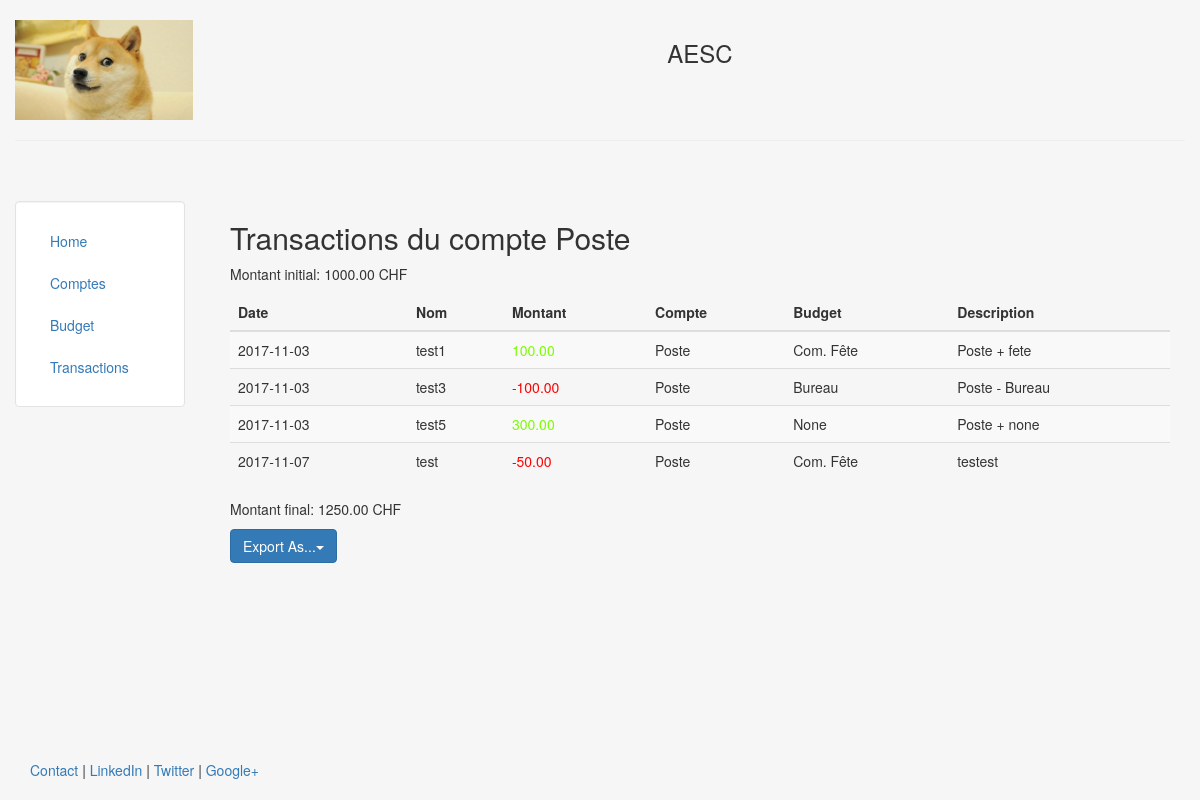
/compte/1, run on the app's committed database.
### compta/models.py (models this page shows, shortened)
class Compte(models.Model):
    nom = models.CharField(max_length = 140)
    somme_depart = models.DecimalField( max_digits=11, decimal_places=2)
    somme_actuelle = models.DecimalField(max_digits=11, decimal_places=2)
    def __str__(self):
        return self.nom

class Transaction(models.Model):
    nom = models.CharField(max_length=140)
    somme = models.DecimalField(max_digits=11, decimal_places=2)
    compte = models.ForeignKey(Compte, on_delete=models.CASCADE)
    budget = models.ForeignKey(Budget, on_delete=models.CASCADE, blank=True, null=True)
    date = models.DateField()
    date_traitement = models.DateField(default=datetime.now)
    description = models.TextField()

class Budget(models.Model):
    nom = models.CharField(max_length = 140)
    somme_depart = models.DecimalField(max_digits=11, decimal_places=2)
    somme_actuelle = models.DecimalField(max_digits=11, decimal_places=2)
    def __str__(self):
        return self.nom

### compta/views.py (the view)
# urls.py: url(r'^compte/(?P<pk>\d+)$', views.detail_compte),
def detail_compte(request, pk):
    try:
        compte = Compte.objects.get(pk=pk)
        transac = Transaction.objects.filter(compte=pk)
    except:
        raise Http404("Le compte spécifié n'existe pas!")
    return render(request, "compta/detail_compte.html", {'compte': compte, 'transac':transac})

### templates/compta/detail_compte.html
{% extends "compta/header.html" %}
{% block content %}
    <h2>Transactions du compte {{ compte.nom }}</h2>
    <p>Montant initial: {{ compte.somme_depart }} CHF</p>
        <table class="table table-striped">
            <thead>
              <tr>
                <th>Date</th>
                <th>Nom</th>
                <th>Montant</th>
                <th>Compte</th>
                <th>Budget</th>
                <th>Description</th>
              </tr>
            </thead>
            <tbody>
                {% for c in transac %}
                    <tr>
                        <td>{{ c.date|date:"Y-m-d" }}</td>
                        <td>{{ c.nom }}</td>
                        <td>
                            {% if  c.somme > 0 %}
                                <font color="lawngreen">{{c.somme}}</font>
                            {% else %}
                                <font color="red">{{c.somme}}</font>
                            {% endif %}
                        </td>
                        <td>{{ c.compte }}</td>
                        <td>{{ c.budget }}</td>
                        <td>{{ c.description }}</td>
                    </tr>
                {% endfor %}
            </tbody>
        </table>
    <p>Montant final: {{ compte.somme_actuelle }} CHF</p>
    {% include 'compta/includes/export_snippet.html' %}
{% endblock %}

### templates/compta/header.html (style rules this page uses)
html, body { height:100% }

### data on the page
Compte: nom "Poste", somme_depart "1000.00", somme_actuelle "1250.00"
Transaction: date "2017-11-03", nom "test1", somme "100.00", compte "Poste", budget "Com. Fête", description "Poste + fete"
Transaction: date "2017-11-03", nom "test3", somme "-100.00", compte "Poste", budget "Bureau", description "Poste - Bureau"
Transaction: date "2017-11-03", nom "test5", somme "300.00", compte "Poste", budget "None", description "Poste + none"
Transaction: date "2017-11-07", nom "test", somme "-50.00", compte "Poste", budget "Com. Fête", description "testest"
